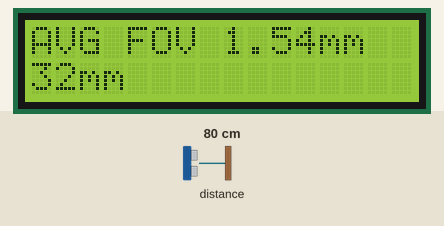
Simulated run of this sketch. Board: Arduino Uno, built with avr-gcc and run on an emulated ATmega328P. Shown: 16×2 character LCD. The inputs (shaded band) are chosen by the test bench; at power-on: distance to the obstacle 80 cm. What the sketch prints to the serial monitor is not drawn.

Above: at 1.2 s.
1.3 s: distance to the obstacle set to 2 cm
At 2.1 s:
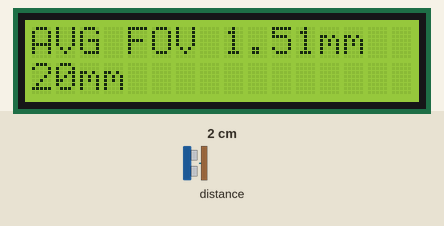
3.7 s: distance to the obstacle set to 4 cm
At 5.3 s:
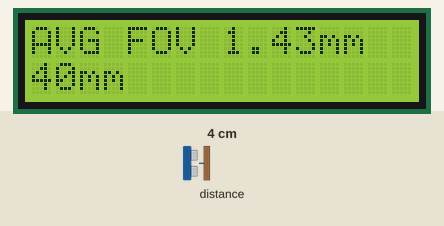
6.3 s: distance to the obstacle set to 9 cm
At 12.1 s:
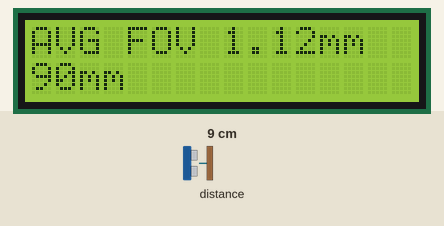
Timing chart, 0 to 13.6 s (numbered marks = the images above; inputs shaded):
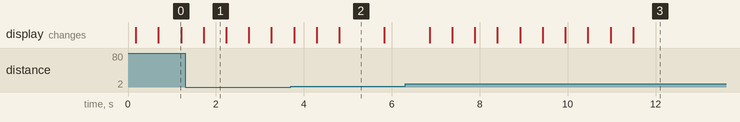

The sketch:

FOVcalibratedLCDaverage_m6mark2_20x_REV2.ino
```cpp
#include <LiquidCrystal.h>
#include <Wire.h>
#include "Adafruit_VL6180X.h"
#include <Adafruit_RGBLCDShield.h>
#include <utility/Adafruit_MCP23017.h>

float CTRLX = -0.005;
float CTRLY = 1.5688;
const int numReadings = 10;

int readings[numReadings];      // the readings from the analog input
int readIndex = 0;              // the index of the current reading
int total = 0;                  // the running total
int average = 0;                // the average


Adafruit_VL6180X vl = Adafruit_VL6180X();
Adafruit_RGBLCDShield lcd = Adafruit_RGBLCDShield();

void setup() {
  Serial.begin(115200);

  Serial.println("Adafruit VL6180x test!");
  if (! vl.begin()) {
    Serial.println("Failed to find sensor");
    while (1);
  }
  Serial.println("Sensor found!");
  lcd.begin(16, 2);
}

void loop() {

  uint8_t range = vl.readRange();
  uint8_t status = vl.readRangeStatus();

  if (status == VL6180X_ERROR_NONE) {
    //Serial.print("range: "); Serial.println((range*CTRLX)+CTRLY);
    Serial.println(range);
    // subtract the last reading:
    total = total - readings[readIndex];
    // read from the sensor:
    readings[readIndex] = range;
    // add the reading to the total:
    total = total + readings[readIndex];
    // advance to the next position in the array:
    readIndex = readIndex + 1;

    // if we're at the end of the array...
    if (readIndex >= numReadings) {
      // ...wrap around to the beginning:
      readIndex = 0;
    }

    // calculate the average:
    average = total / numReadings;
    // send it to the computer as ASCII digits
    //Serial.println(average);
    //Serial.println((average*CTRLX)+CTRLY);

    // set up the LCD's number of columns and rows:
    lcd.begin(16, 2);

    // Print a message to the LCD. We track how long it takes since
    lcd.print("AVG FOV ");
    lcd.print((average * CTRLX) + CTRLY);
    lcd.print("mm");

    uint8_t i = 0;
    // set the cursor to column 0, line 1
    // (note: line 1 is the second row, since counting begins with 0):
    lcd.setCursor(0, 1);
    // print the range:
    lcd.print(range);
    lcd.print("mm");
    uint8_t buttons = lcd.readButtons();

    delay(400);
  }
}
```

Measured:
- what the display in image 0 shows lasts 0.5 s, from 0.7 s to 1.2 s
- what the display in image 2 shows lasts 1.0 s, from 4.8 s to 5.8 s
